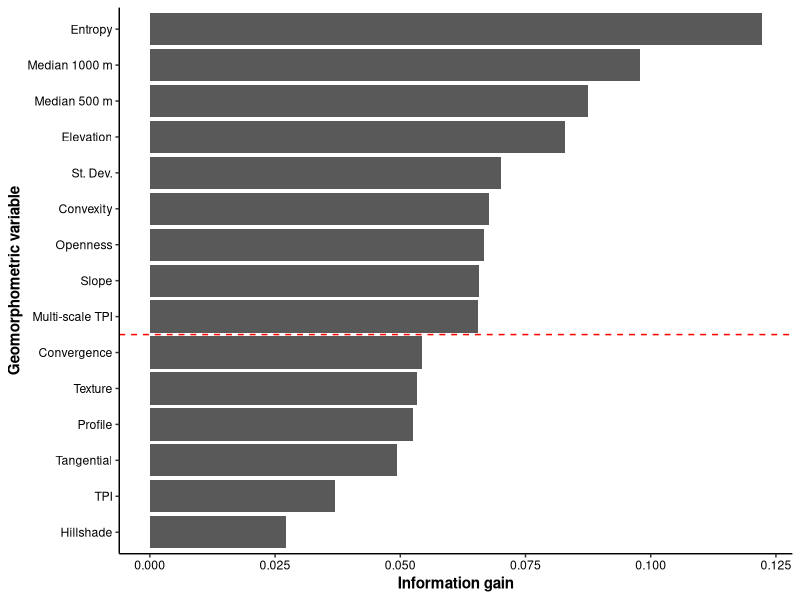
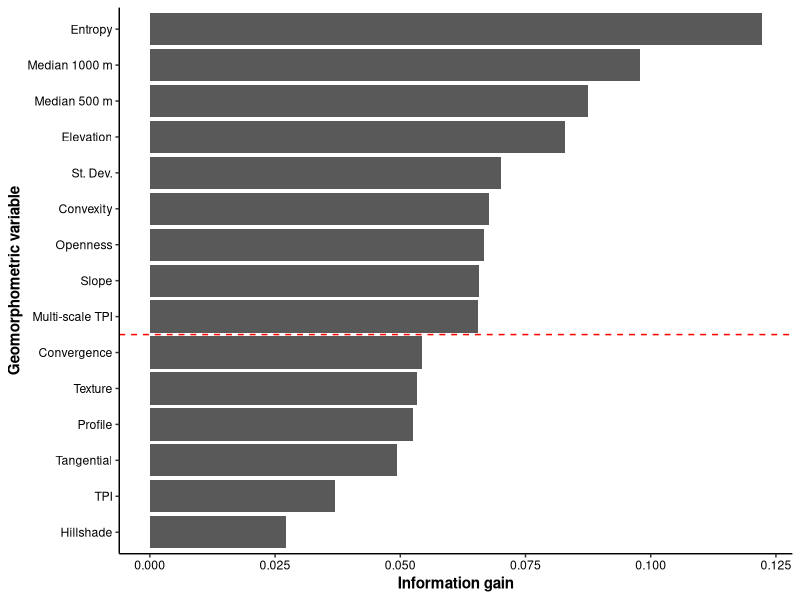

Generate these figures, in order, with R:
library("ggplot2")

data = read.csv("results/variable_importance.csv")
data$Feature[2] = "Median 1000 m"
data$Feature[3] = "Median 500 m"
data$Feature[5] = "St. Dev."
data$Feature[9] = "Multi-scale TPI"

ggplot(data, aes(x = Gain, y = reorder(Feature, Gain))) +
  xlab("Information gain") +
  ylab("Geomorphometric variable") +
  geom_col() +
  geom_hline(yintercept = 6.5, linetype = "dashed", color = "red") +
  theme_bw() +
  theme(panel.border = element_blank(),
        panel.grid.major = element_blank(),
        panel.grid.minor = element_blank(),
        axis.text = element_text(color = "black"),
        axis.line = element_line(colour = "black", linewidth = 0.5),
        axis.title = element_text(face = "bold"))

ggsave("figures/06_variable_importance.png", width = 7, height = 4)
